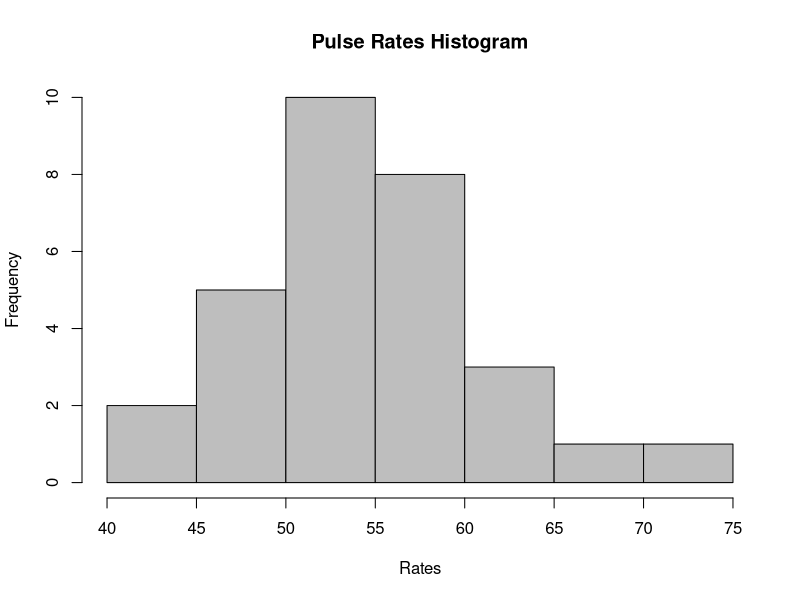
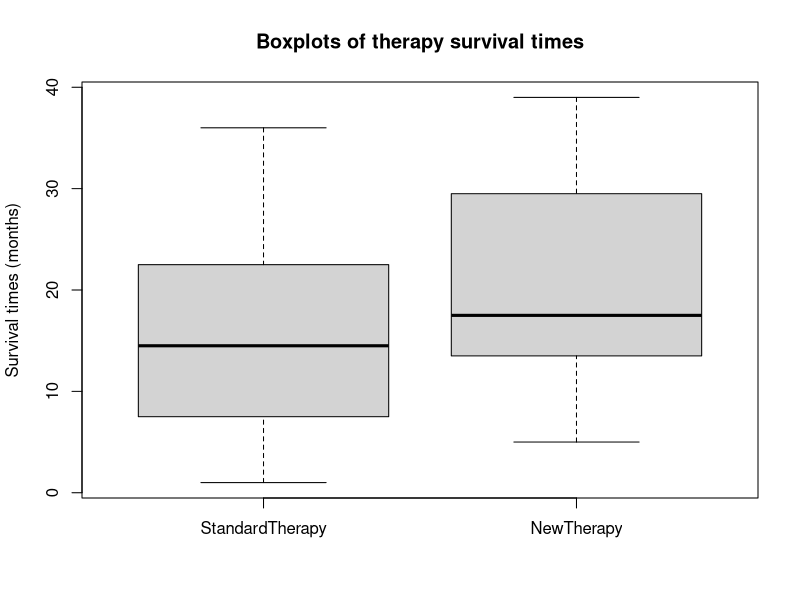

Write R code to recreate these figures, in order.
## ---- chunk 1
#Retain (and do not edit) this code chunk!!!
library(knitr)
knitr::opts_chunk$set(echo = FALSE)
knitr::opts_chunk$set(message = FALSE)

library(tidyverse)
## ---- chunk 2
pulse <- read.csv("ex3-34.txt", quote = "'")

#Q1A
str(pulse)
## ---- chunk 3
#Q1B
hist(pulse$rates, col = "grey", main="Pulse Rates Histogram", xlab="Rates")
## ---- chunk 4
#Q1C
pulserate_stats <- pulse %>%
  summarize("Pulse rate mean" = round(mean(rates), 2),
            "Pulse rate median" = median(rates))

kable(pulserate_stats)

## ---- chunk 5
survival <- read.csv("ex3-7.txt", quote = "'")

#Q2A
str(survival)

## ---- chunk 6
#Q2B
boxplot(survival, main="Boxplots of therapy survival times", ylab="Survival times (months)")

## ---- chunk 7
#Q2C

#Standard therapy
ST <- survival %>%
  summarize("Standard therapy mean"= round(mean(StandardTherapy),2),
            "Standard therapy SD" = round(sd(StandardTherapy),2))
#New therapy
NT <- survival %>%
  summarize("New therapy mean"= round(mean(NewTherapy),2),
            "New therapy SD" = round(sd(NewTherapy),2))
kable(ST)
kable(NT)

